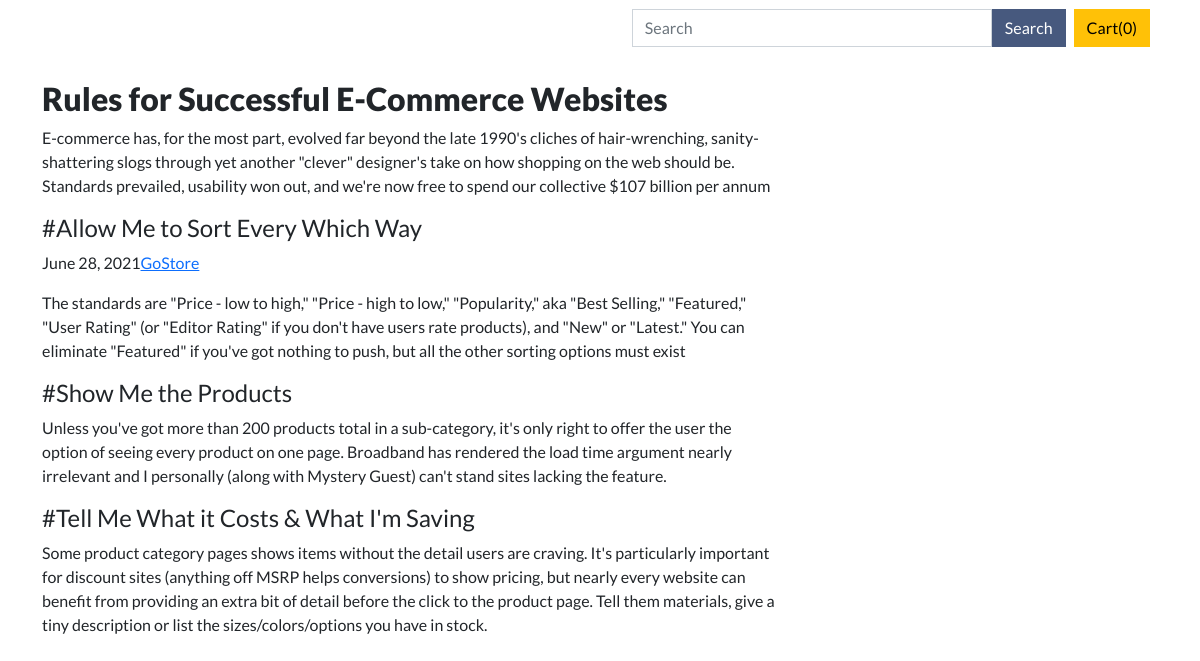
The app's page /blogpost/2 with its own data.
### blog/models.py (models this page shows, shortened)
class Blogpost(models.Model):
  postId = models.AutoField(primary_key=True)
  title = models.CharField(max_length=100)
  description = models.CharField(max_length=500, default="")
  headingone = models.CharField(max_length=100)
  contentone = models.CharField(max_length=7000)
  headingtwo = models.CharField(max_length=100)
  contenttwo = models.CharField(max_length=7000)
  headingthree = models.CharField(max_length=100)
  contentthree = models.CharField(max_length=7000)
  publishDate = models.DateField()
  thumbnail = models.ImageField(default="")

### blog/views.py (the view)
# urls.py: path('blogpost/<int:id>', views.blogpost, name="Post"),
def blogpost(request, id):
  post = Blogpost.objects.filter(postId = id)[0]
  context = {'post': post}
  return render(request, 'blog/post.html', context)

### blog/templates/blog/post.html (shortened to what this page needs)
{%extends 'store/base.html'%} {%block content%}
<div class="container my-4">
  <div class="row">
    <div class="col-md-8 blog-main">
      <h2 class="mb-2 post-title" style="font-weight: 800;">{{post.title}}</h2>
      <div class="blog-post">
        <p>{{post.description}}</p>
        <h4 class="blog-post-title">#{{post.headingone}}</h4>
        <p class="blog-post-meta">{{post.publishDate}}<a href="{% url 'Products' %}">GoStore</a></p>
        <p>{{post.contentone}}</p>
        <h4>#{{post.headingtwo}}</h4>
        <p>{{post.contenttwo}}</p>
        <h4>#{{post.headingthree}}</h4>
        <p>{{post.contentthree}}</p>
      </div>
    </div>
    {%endblock%}

### static/css/store.css (style rules this page uses)
* { padding: 0; margin: 0; box-sizing: border-box; }
:root { --primary-color: #0d2735; --secondary-color: #a2cce3; --text-color: #fff5fd; --hover-color: #ef4f4f; }
html, body { font-family: "Lato", sans-serif; }

### records on screen
Blogpost: title "Rules for Successful E-Commerce Websites", description "E-commerce has, for the most part, evolved far beyond the late 1990's cliches of hair-wrenching, sanity-shattering slogs through yet another \"clever\" designer's take on how shopping on the web should be. Standards prevailed, usability won out, and we're now free to spend our collective $107 billion per annum", headingone "Allow Me to Sort Every Which Way", publishDate "June 28, 2021", contentone "The standards are \"Price - low to high,\" \"Price - high to low,\" \"Popularity,\" aka \"Best Selling,\" \"Featured,\" \"User Rating\" (or \"Editor Rating\" if you don't have users rate products), and \"New\" or \"Latest.\" You can eliminate \"Featured\" if you've got nothing to push, but all the other sorting options must exist", headingtwo "Show Me the Products", contenttwo "Unless you've got more than 200 products total in a sub-category, it's only right to offer the user the option of seeing every product on one page. Broadband has rendered the load time argument nearly irrelevant and I personally (along with Mystery Guest) can't stand sites lacking the feature.", headingthree "Tell Me What it Costs & What I'm Saving", contentthree "Some product category pages shows items without the detail users are craving. It's particularly important for discount sites (anything off MSRP helps conversions) to show pricing, but nearly every website can benefit from providing an extra bit of detail before the click to the product page. Tell them materials, give a tiny description or list the sizes/colors/options you have in stock."
